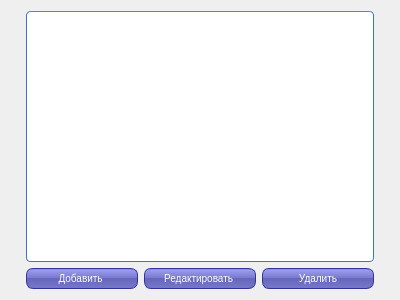
<?xml version="1.0" encoding="UTF-8"?>
<ui version="4.0">
 <class>mroFrm</class>
 <widget class="QDialog" name="mroFrm">
  <property name="geometry">
   <rect>
    <x>0</x>
    <y>0</y>
    <width>400</width>
    <height>300</height>
   </rect>
  </property>
  <property name="windowTitle">
   <string>mroFrm</string>
  </property>
  <property name="styleSheet">
   <string notr="true">QPushButton {
color: white;
background-color: QLinearGradient( x1: 0, y1: 0, x2: 0, y2: 1, stop: 0 #88d, stop: 0.1 #99e, stop: 0.49 #77c, stop: 0.5 #66b, stop: 1 #77c);
border-width: 1px;
border-color: #339;
border-style: solid;
border-radius: 7;
padding: 3px;
font-size: 10px;
padding-left: 5px;
padding-right: 5px;
min-width: 100px;
max-width: 100px;
min-height: 13px;
max-height: 13px;
}
QHeaderView {
    background-color: #fff;
    font-size:11px;
}
QHeaderView::section:horizontal {
    color: #fff;
    border-style: solid;
    background-color: qlineargradient( x1: 0, y1: 0, x2: 0, y2: 1,
                                        stop: 0 #4287ff, stop: 1 #356ccc);
 }
QTableView {
    border: 1px solid #3873d9;
    border-top-color: #4287ff;
    border-radius: 4px;
    background-color: #fff;
    background-image: url(:/img/other/background.png);
    gridline-color: #777;
    selection-background-color: rgb(235,110,36);
    color:#333;
    font-size:11px;
 }

QScrollBar:vertical {
     background: #e4e4e4;
     border-top-right-radius: 4px;
     border-bottom-right-radius: 4px;
     width: 12px;
     margin: 0px;
 }
 QScrollBar::handle:vertical {
    background-color: qlineargradient( x1: 0, y1: 0, x2: 1, y2: 0,
                                    stop: 0 #4287ff, stop: 1 #356ccc);
     border-radius: 4px;
     min-height: 20px;
     margin: 0px 2px 0px 2px;
 }
 QScrollBar::add-line:vertical {
     background: none;
     height: 0px;
     subcontrol-position: right;
     subcontrol-origin: margin;
 }
 QScrollBar::sub-line:vertical {
     background: none;
     height: 0px;
     subcontrol-position: left;
     subcontrol-origin: margin;
 }

QMessageBox QPushButton {
color: white;
background-color: QLinearGradient( x1: 0, y1: 0, x2: 0, y2: 1, stop: 0 #88d, stop: 0.1 #99e, stop: 0.49 #77c, stop: 0.5 #66b, stop: 1 #77c);
border-width: 1px;
border-color: #339;
border-style: solid;
border-radius: 7;
padding: 3px;
font-size: 10px;
padding-left: 5px;
padding-right: 5px;
min-width: 50px;
max-width: 50px;
min-height: 13px;
max-height: 13px;
}
</string>
  </property>
  <layout class="QGridLayout" name="gridLayout_2">
   <item row="0" column="0">
    <layout class="QGridLayout" name="gridLayout">
     <item row="0" column="0" colspan="3">
      <widget class="QTableView" name="tableView_Mro"/>
     </item>
     <item row="1" column="0">
      <widget class="QPushButton" name="pushButton_AddMro">
       <property name="text">
        <string>Добавить </string>
       </property>
      </widget>
     </item>
     <item row="1" column="1">
      <widget class="QPushButton" name="pushButton_EditMro">
       <property name="text">
        <string>Редактировать </string>
       </property>
      </widget>
     </item>
     <item row="1" column="2">
      <widget class="QPushButton" name="pushButton_RemoveMro">
       <property name="text">
        <string>Удалить</string>
       </property>
      </widget>
     </item>
    </layout>
   </item>
  </layout>
 </widget>
 <resources/>
 <connections/>
</ui>
